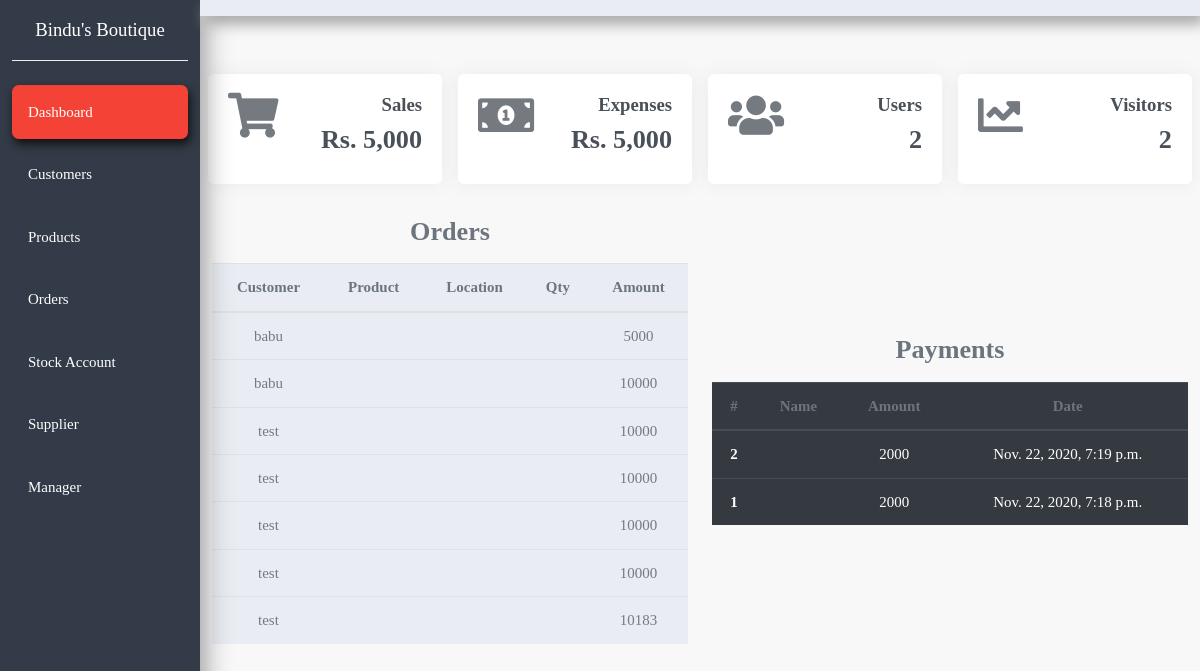
Before: / with the older database file.
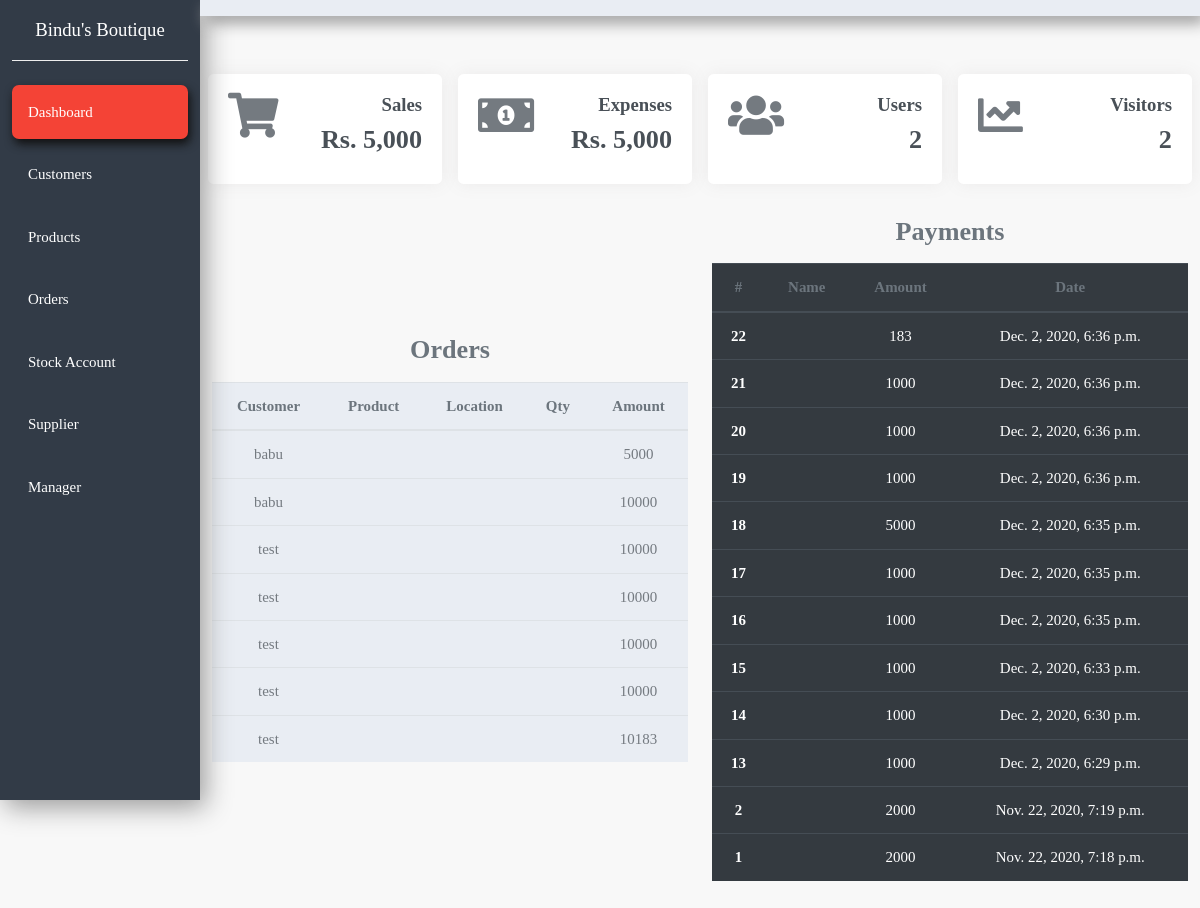
After: the same page with the newer database file.
### crm/models.py (models this page shows, shortened)
class Order(models.Model):
    customer = models.ForeignKey(Customer, null= True, on_delete= models.SET_NULL)
    cost = models.IntegerField(null=True, blank=True,default=0)
    paid = models.IntegerField(null=True, blank=True,default=0)
    balance = models.IntegerField(null=True, blank=True,default=0)
    date_created = models.DateTimeField(auto_now_add=True, null=True)

class Customer(models.Model):
    name = models.CharField(max_length=200, null=True)
    phone = models.CharField(max_length=200, null=True)
    address = models.CharField(max_length=200, null=True)
    date_created = models.DateTimeField(auto_now_add=True, null=True)
    def __str__(self):
        return self.name

class Payment(models.Model):
    order = models.ForeignKey(Order,null=True, on_delete=models.SET_NULL)
    amount = models.IntegerField(null=True, blank=True,default=0.00)
    payment_method = models.CharField(null=True, blank=True,default='Cash',max_length=20)
    notes = models.CharField(null=True, blank=True,default='Cash',max_length=50)
    create_date = models.DateTimeField(auto_now_add=True, null=True)

### crm/views.py (the view)
# urls.py: 2. Add a URL to urlpatterns:  path('', views.home, name='home')
def home(request):
    orders = Order.objects.all()
    customers = Customer.objects.all()
    sales = Order.objects.values('cost').annotate(a=Sum('cost')).values('a')[0]['a']
    expenses = Order.objects.values('cost').annotate(a=Sum('cost')).values('a')[0]['a']
    users = Customer.objects.all().count()
    visitors = Customer.objects.all().count()
    payments = Payment.objects.all().order_by('-create_date')
    context = {'orders': orders, 'customers': customers, 'sales': "{:,.0f}".format(sales) ,
        'expenses': "{:,.0f}".format(expenses) , 'users': users, 'visitors': visitors,'payments':payments}
    return render(request, 'crm/dashboard.html',context)

### crm/templates/crm/dashboard.html (shortened to what this page needs)
{% extends 'crm/base.html'%}
{% block content %}
  <section style="margin-top: 50px;">
    <div class="container-fluid">
      <div class="row">
        <div class="col-xl-10 col-lg-9 col-md-8 ml-auto">
          <div class="row">
            <div class="col-xl-3 col-sm-6 p-2">
              <div class="card card-common">
                <div class="card-body">
                  <div class="d-flex justify-content-between">
                    <i class="fas fa-shopping-cart fa-3x text-secondary"></i>
                    <div class="text-right text-secondary">
                      <h5>Sales</h5>
                      <h3>Rs. {{sales}}</h3>
                    </div>
                  </div>
                </div>
              </div>
            </div>
            <div class="col-xl-3 col-sm-6 p-2">
              <div class="card card-common">
                <div class="card-body">
                  <div class="d-flex justify-content-between">
                    <i class="fas fa-money-bill-alt fa-3x text-secondary"></i>
                    <div class="text-right text-secondary">
                      <h5>Expenses</h5>
                      <h3>Rs. {{expenses}}</h3>
                    </div>
                  </div>
                </div>
              </div>
            </div>
            <div class="col-xl-3 col-sm-6 p-2">
              <div class="card card-common">
                <div class="card-body">
                  <div class="d-flex justify-content-between">
                    <i class="fas fa-users fa-3x text-secondary"></i>
                    <div class="text-right text-secondary">
                      <h5>Users</h5>
                      <h3>{{users}}</h3>
                    </div>
                  </div>
                </div>
              </div>
            </div>
            <div class="col-xl-3 col-sm-6 p-2">
              <div class="card card-common">
                <div class="card-body">
                  <div class="d-flex justify-content-between">
                    <i class="fas fa-chart-line fa-3x text-secondary"></i>
                    <div class="text-right text-secondary">
                      <h5>Visitors</h5>
                      <h3>{{visitors}}</h3>
                    </div>
                  </div>
                </div>
              </div>
            </div>
          </div>
        </div>
      </div>
    </div>
  </section>
  <section>
    <div class="container-fluid">
      <div class="row mb-5">
        <div class="col-xl-10 col-lg-9 col-md-8 ml-auto">
          <div class="row align-items-center">
            <div class="col-xl-6 col-12 mb-4 mb-xl-0">
              <h3 class="text-muted text-center mb-3">Orders</h3>
              <table class="table table-striped bg-light text-center">
                <thead>
                  <tr class="text-muted">
                    <th>Customer</th>
                    <th>Product</th>
                    <th>Location</th>
                    <th>Qty</th>
                    <th>Amount</th>
                  </tr>
                </thead>
                <tbody>
                  {%  for i in orders %}
                  <tr>
                    <td>{{i.customer}}</td>
                    <td>{{i.product}}</td>
                    <td>{{i.delivery_place}}</td>
                    <td>{{i.qty}}</td>
                    <td>{{i.cost}}</td>
                  </tr>
                {% endfor %}
                </tbody>
              </table>
            </div>
            <div class="col-xl-6 col-12">
              <h3 class="text-muted text-center mb-3">Payments</h3>
              <table id="payments-datatable" class="table table-dark table-hover text-center">
                <thead>
                  <tr class="text-muted">
                    <th>#</th>
                    <th>Name</th>
                    <th>Amount</th>
                    <th>Date</th>
                  </tr>
                </thead>
                <tbody>
                  {% for p in payments %}
                  <tr>
                    <th>{{p.id}}</th>
                    <th>{{p.o.customer.name}}</th>
                    <td>{{p.amount}}</td>
                    <td>{{p.create_date}}</td>
                  </tr>
                  {% endfor %}
                </tbody>
              </table>
            </div>
          </div>
        </div>
      </div>
    </div>
  </section>
{% endblock %}

### crm/templates/crm/base.html (shortened to what this page needs)
{% load static %}
<!doctype html>
<html lang="en">
<head>
  <link rel="stylesheet" type="text/css" href="{% static '/css/base.css' %}">
  <link href="{% static '/plugins/datatables/dataTables.bootstrap4.css' %}" rel="stylesheet" type="text/css" />
  <link href="{% static '/plugins/datatables/responsive.bootstrap4.css' %}" rel="stylesheet" type="text/css" />
  <link href="{% static '/plugins/datatables/buttons.bootstrap4.css' %}" rel="stylesheet" type="text/css" />
  <link href="{% static '/plugins/datatables/select.bootstrap4.css' %}" rel="stylesheet" type="text/css" />
  <link href="{% static '/plugins/daterangepicker/daterangepicker.css' %}" rel="stylesheet" type="text/css" />
  <link href="{% static '/plugins/bootstrap-datepicker/bootstrap-datepicker.min.css' %}" rel="stylesheet" type="text/css" />
 <link href="{% static '/css/bootstrap.min.css' %}" rel="stylesheet" type="text/css" />
 <link href="{% static '/css/icons.min.css' %}" rel="stylesheet" type="text/css" />
</head>
<body>
  <nav class="navbar navbar-expand-md navbar-light">
    <div class="collapse navbar-collapse" id="myNavbar">
      <div class="container-fluid">
        <div class="row">
          <div class="col-xl-2 col-lg-3 col-md-4 sidebar fixed-top">
            <a href="#" class="navbar-brand text-white d-block mx-auto text-center py-3 mb-4 bottom-border">
              Bindu's Boutique</a>
            <ul class="navbar-nav flex-column mt-4">
              <li class="nav-item"><a href="{% url 'dashboard' %}" class="nav-link text-white p-3 mb-2 current">Dashboard</a></li>
              <li class="nav-item"><a href="{% url 'customers' %}" class="nav-link text-white p-3 mb-2 sidebar-link">Customers</a></li>
              <li class="nav-item"><a href="{% url 'products' %}" class="nav-link text-white p-3 mb-2 sidebar-link">Products</a></li>
              <li class="nav-item"><a href="{% url 'orders' %}" class="nav-link text-white p-3 mb-2 sidebar-link">Orders</a></li>
              <li class="nav-item"><a href="{% url 'stocks' %}" class="nav-link text-white p-3 mb-2 sidebar-link">Stock Account</a></li>
              <li class="nav-item"><a href="{% url 'suppliers' %}" class="nav-link text-white p-3 mb-2 sidebar-link">Supplier</a></li>
              <li class="nav-item"><a href="{% url 'manager' %}" target="_blank" class="nav-link text-white p-3 mb-2 sidebar-link">Manager</a></li>
            </ul>
          </div>
          <div class="col-xl-10 col-lg-9 col-md-8 ml-auto bg-light fixed-top py-2 top-navbar">
          </div>
        </div>
      </div>
    </div>
  </nav>
  {% block content %}{% endblock %}
</body>
</html>

### static/css/base.css (style rules this page uses)
body { font-family: 'Montserrat', sans-serif; background-color: #eee; }
.sidebar { height: 100vh; background-color: #323b47; background-position: center; background-repeat: no-repeat; background-size: cover; box-shadow: 5px 7px 25px #999; }
.bottom-border { border-bottom: 1px groove #eee; }
.sidebar-link { transition: all .4s; }
.current { background-color: #f44336; border-radius: 7px; box-shadow: 2px 5px 10px #111; transition: all .3s; }
.top-navbar { box-shadow: 5px 7px 15px #999; }
.card-common { box-shadow: 1px 2px 5px #999; transition: all .4s; }

Changed rows visible on the page:
added Payment: id "22", amount "183", create_date "Dec. 2, 2020, 6:36 p.m."
added Payment: id "21", amount "1000", create_date "Dec. 2, 2020, 6:36 p.m."
added Payment: id "20", amount "1000", create_date "Dec. 2, 2020, 6:36 p.m."
added Payment: id "19", amount "1000", create_date "Dec. 2, 2020, 6:36 p.m."
added Payment: id "18", amount "5000", create_date "Dec. 2, 2020, 6:35 p.m."
added Payment: id "17", amount "1000", create_date "Dec. 2, 2020, 6:35 p.m."
added Payment: id "16", amount "1000", create_date "Dec. 2, 2020, 6:35 p.m."
added Payment: id "15", amount "1000", create_date "Dec. 2, 2020, 6:33 p.m."
added Payment: id "14", amount "1000", create_date "Dec. 2, 2020, 6:30 p.m."
added Payment: id "13", amount "1000", create_date "Dec. 2, 2020, 6:29 p.m."
